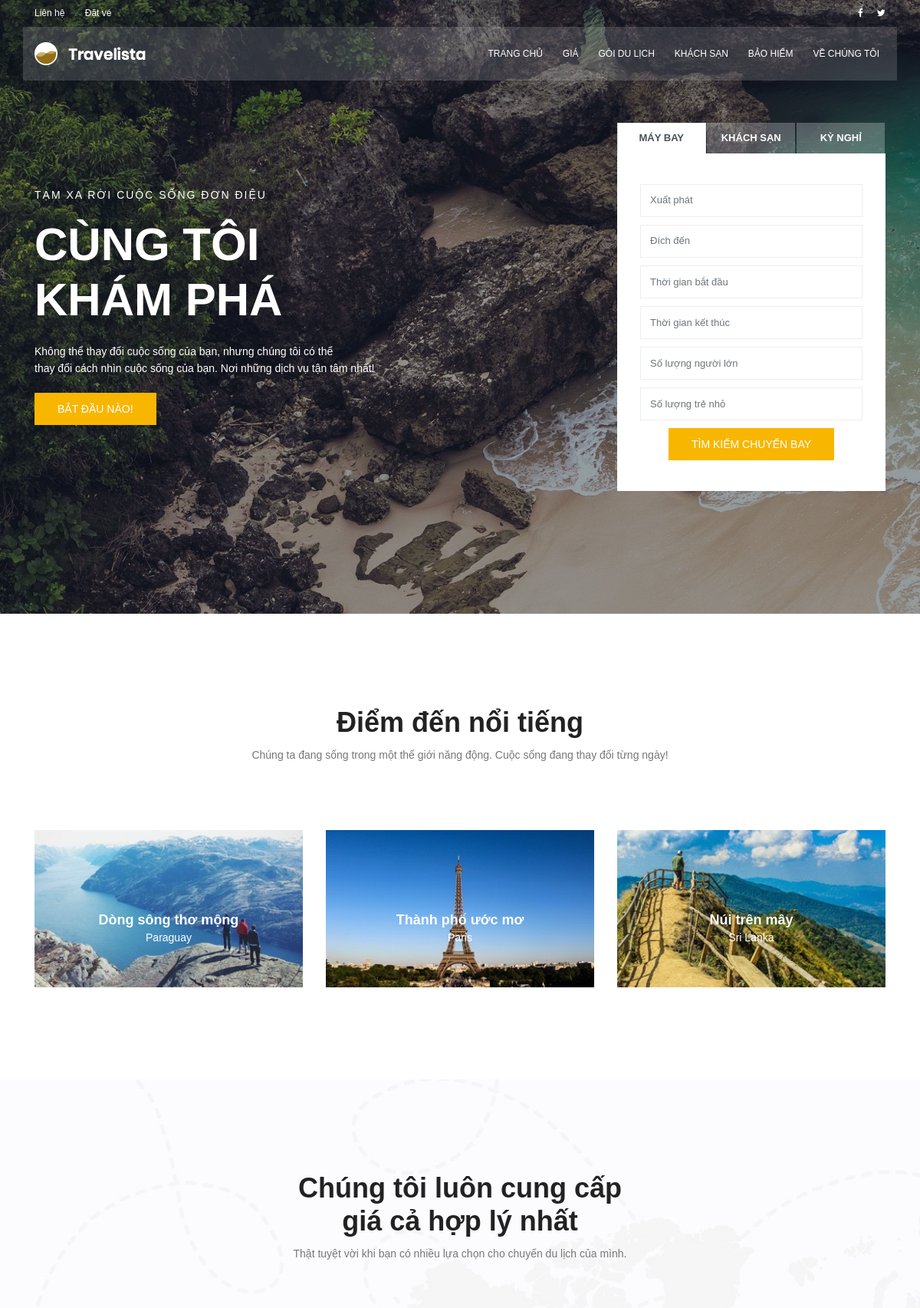
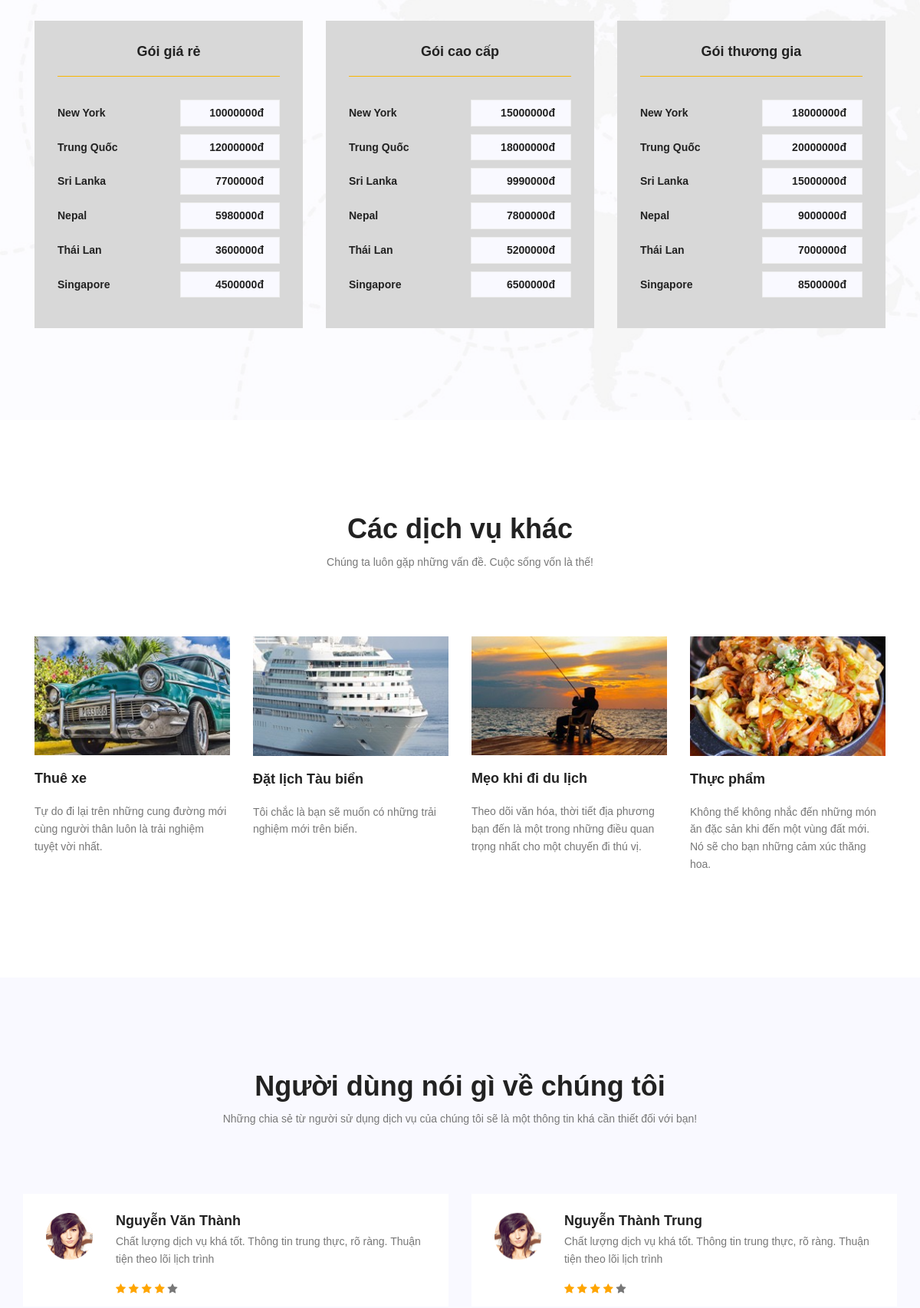
The page / (upper part) on the database its author committed (2 pictures, top to bottom).
### tables this page shows
CREATE TABLE IF NOT EXISTS `hotplaces` (
  `hotplaces_id` int(11) NOT NULL AUTO_INCREMENT,
  `title` varchar(250) NOT NULL,
  `place` varchar(250) NOT NULL,
  `cost` int(15) NOT NULL,
  `img` varchar(15) NOT NULL,
  PRIMARY KEY (`hotplaces_id`)
);

CREATE TABLE IF NOT EXISTS `package_cost` (
  `package_cost_id` int(11) NOT NULL AUTO_INCREMENT,
  `title` varchar(250) NOT NULL,
  PRIMARY KEY (`package_cost_id`)
);

CREATE TABLE IF NOT EXISTS `cost_detail` (
  `cost_id` int(11) NOT NULL AUTO_INCREMENT,
  `package_cost_id` int(11) NOT NULL,
  `place_id` int(11) NOT NULL,
  `cost` int(11) NOT NULL,
  PRIMARY KEY (`cost_id`)
);

CREATE TABLE IF NOT EXISTS `place` (
  `place_id` int(11) NOT NULL AUTO_INCREMENT,
  `name` varchar(250) NOT NULL,
  PRIMARY KEY (`place_id`)
);

CREATE TABLE IF NOT EXISTS `comment` (
  `cmt_id` int(11) NOT NULL AUTO_INCREMENT,
  `username` varchar(30) NOT NULL,
  `content` varchar(250) NOT NULL,
  `assess` int(11) NOT NULL,
  PRIMARY KEY (`cmt_id`)
);

### backend/database.php (called while the page is built, shortened)
<?php
class Database {
	protected $conn;
	public function __construct() {
		$hostname = "localhost";
		$username = "root";
		$password = "";
		$databasename = "travel";
		$this->conn = mysqli_connect($hostname, $username, $password, $databasename);
		mysqli_set_charset($this->conn, 'UTF8');
	}
	public function get_info_hot_place() {
		$sql = "SELECT * FROM hotplaces LIMIT 3";
		$result = $this->conn->query($sql);
		return $result;
	}
	public function get_info_package_cost() {
		$sql = "SELECT * FROM package_cost";
		$result = $this->conn->query($sql);
		return $result;
	}
	public function get_info_cost($id_pk) {
		$sql = "SELECT * FROM cost_detail cd
				INNER JOIN place p ON cd.place_id = p.place_id
				WHERE cd.package_cost_id = '$id_pk'
				LIMIT 6";
		$result = $this->conn->query($sql);
		return $result;
	}
	public function get_info_comment() {
		$sql = "SELECT * FROM comment";
		$result = $this->conn->query($sql);
		return $result;
	}
}
?>

### index.php (the view, shortened to what this page needs)
<?php
	include ("backend/database.php");
	$db = new Database();
?>
<!DOCTYPE html>
<html lang="zxx" class="no-js">
<head>
	<link rel="stylesheet" href="css/linearicons.css">
	<link rel="stylesheet" href="css/font-awesome.min.css">
	<link rel="stylesheet" href="css/bootstrap.css">
	<link rel="stylesheet" href="css/magnific-popup.css">
	<link rel="stylesheet" href="css/jquery-ui.css">
	<link rel="stylesheet" href="css/nice-select.css">
	<link rel="stylesheet" href="css/animate.min.css">
	<link rel="stylesheet" href="css/owl.carousel.css">
	<link rel="stylesheet" href="css/main.css">
</head>
<body>
	<?php include("public/header.php"); ?>
	<section class="banner-area relative">
		<div class="overlay overlay-bg"></div>
		<div class="container">
			<div class="row fullscreen align-items-center justify-content-between">
				<div class="col-lg-6 col-md-6 banner-left">
					<h6 class="text-white">Tạm xa rời cuộc sống đơn điệu</h6>
					<h1 class="text-white">Cùng tôi <br>khám phá</h1>
					<p class="text-white">Không thể thay đổi cuộc sống của bạn, nhưng chúng tôi có thể<br> thay đổi cách nhìn cuộc sống của bạn. Nơi những dịch vụ tận tâm nhất!</p>
					<a href="#" id="starts" class="primary-btn text-uppercase">Bắt đầu nào!</a>
				</div>
				<div class="col-lg-4 col-md-6 banner-right">
					<ul class="nav nav-tabs" id="myTab" role="tablist">
				  		<li class="nav-item mgr">
				    		<a class="nav-link active" id="flight-tab" data-toggle="tab" href="#flight" role="tab" aria-controls="flight" aria-selected="true">Máy bay</a>
				  		</li>
				  		<li class="nav-item mgr">
				    		<a class="nav-link" id="hotel-tab" data-toggle="tab" href="#hotel" role="tab" aria-controls="hotel" aria-selected="false">Khách sạn</a>
				  		</li>
				  		<li class="nav-item">
				    		<a class="nav-link" id="holiday-tab" data-toggle="tab" href="#holiday" role="tab" aria-controls="holiday" aria-selected="false">Kỳ nghỉ</a>
				  		</li>
					</ul>
					<div class="tab-content" id="myTabContent">
				  		<div class="tab-pane fade show active" id="flight" role="tabpanel" aria-labelledby="flight-tab">
							<form class="form-wrap">
								<input type="text" class="form-control" name="name" placeholder="Xuất phát " onfocus="this.placeholder = ''" onblur="this.placeholder = 'Xuất phát '">
								<input type="text" class="form-control" name="to" placeholder="Đích đến" onfocus="this.placeholder = ''" onblur="this.placeholder = 'Đích đến '">
								<input type="text" class="form-control date-picker" name="start" placeholder="Thời gian bắt đầu" onfocus="this.placeholder = ''" onblur="this.placeholder = 'Thời gian bắt đầu '">
								<input type="text" class="form-control date-picker" name="return" placeholder="Thời gian kết thúc " onfocus="this.placeholder = ''" onblur="this.placeholder = 'Thời gian kết thúc '">
								<input type="number" min="1" max="20" class="form-control" name="adults" placeholder="Số lượng người lớn " onfocus="this.placeholder = ''" onblur="this.placeholder = 'Số lượng người lớn '">
								<input type="number" min="1" max="20" class="form-control" name="child" placeholder="Số lượng trẻ nhỏ " onfocus="this.placeholder = ''" onblur="this.placeholder = 'Số lượng trẻ nhỏ '">
								<a href="#" class="primary-btn text-uppercase">Tìm kiếm chuyến bay</a>
							</form>
				  		</div>
					</div>
				</div>
			</div>
		</div>
	</section>
	<section class="popular-destination-area section-gap">
		<div class="container">
            <div class="row d-flex justify-content-center">
                <div class="menu-content pb-70 col-lg-8">
                    <div class="title text-center">
                        <h1 class="mb-10">Điểm đến nổi tiếng</h1>
                        <p>Chúng ta đang sống trong một thế giới năng động. Cuộc sống đang thay đổi từng ngày!</p>
                    </div>
                </div>
            </div>
			<div class="row">
			<?php
				$result = $db->get_info_hot_place();
				while ($row = $result->fetch_assoc()) {
					?>
					<div class="col-lg-4">
						<div class="single-destination relative">
							<div class="thumb relative">
								<img class="img-fluid" src="img/<?php echo $row['img']; ?>" alt="">
							</div>
							<div class="desc">
								<h4><?php echo $row['title']; ?></h4>
								<p><?php echo $row['place']; ?></p>
							</div>
						</div>
					</div>
					<?php
				}
			?>
			</div>
		</div>
	</section>
	<section class="price-area section-gap">
		<div id="cost" class="container">
            <div class="row d-flex justify-content-center">
                <div class="menu-content pb-70 col-lg-8">
                    <div class="title text-center">
                        <h1 class="mb-10">Chúng tôi luôn cung cấp<br> giá cả hợp lý nhất</h1>
                        <p>Thật tuyệt vời khi bạn có nhiều lựa chọn cho chuyến du lịch của mình.</p>
                    </div>
                </div>
            </div>
			<div class="row">
			<?php
				$result_pk = $db->get_info_package_cost();
				while ($row_pk = $result_pk->fetch_assoc()){
				?>
					<div class="col-lg-4">
						<div class="single-price">
							<h4><?php echo $row_pk['title']; ?></h4>
							<ul class="price-list">
							<?php
								$result_cd = $db->get_info_cost($row_pk['package_cost_id']);
								while ($row_cd = $result_cd->fetch_assoc()) {
								?>
									<li class="d-flex justify-content-between align-items-center">
										<h6><?php echo $row_cd['name']; ?></h6>
										<a href="#" class="price-btn"><?php echo $row_cd['cost']; ?>đ</a>
									</li>
								<?php
								}
							?>
							</ul>
						</div>
					</div>
				<?php
				}
			?>
			</div>
		</div>
	</section>
	<section class="other-issue-area section-gap">
		<div class="container">
            <div class="row d-flex justify-content-center">
                <div class="menu-content pb-70 col-lg-9">
                    <div class="title text-center">
                        <h1 class="mb-10">Các dịch vụ khác</h1>
                        <p>Chúng ta luôn gặp những vấn đề. Cuộc sống vốn là thế!</p>
                    </div>
                </div>
            </div>
			<div class="row">
				<div class="col-lg-3 col-md-6">
					<div class="single-other-issue">
						<div class="thumb">
							<img class="img-fluid" src="img/o1.jpg" alt="">
						</div>
						<a href="#"><h4>Thuê xe</h4></a>
						<p>Tự do đi lại trên những cung đường mới cùng người thân luôn là trải nghiệm tuyệt vời nhất.</p>
					</div>
				</div>
				<div class="col-lg-3 col-md-6">
					<div class="single-other-issue">
						<div class="thumb">
							<img class="img-fluid" src="img/o2.jpg" alt="">
						</div>
						<a href="#"><h4>Đặt lịch Tàu biển</h4></a>
						<p>Tôi chắc là bạn sẽ muốn có những trải nghiệm mới trên biển.</p>
					</div>
				</div>
				<div class="col-lg-3 col-md-6">
					<div class="single-other-issue">
						<div class="thumb">
							<img class="img-fluid" src="img/o3.jpg" alt="">
						</div>
						<a href="#"><h4>Mẹo khi đi du lịch</h4></a>
						<p>Theo dõi văn hóa, thời tiết địa phương bạn đến là một trong những điều quan trọng nhất cho một chuyến đi thú vị.</p>
					</div>
				</div>
				<div class="col-lg-3 col-md-6">
					<div class="single-other-issue">
						<div class="thumb">
							<img class="img-fluid" src="img/o4.jpg" alt="">
						</div>
						<a href="#"><h4>Thực phẩm</h4></a>
						<p>Không thể không nhắc đến những món ăn đặc sản khi đến một vùng đất mới. Nó sẽ cho bạn những cảm xúc thăng hoa.</p>
					</div>
				</div>
			</div>
		</div>
	</section>
    <section class="testimonial-area section-gap">
        <div class="container">
            <div class="row d-flex justify-content-center">
                <div class="menu-content pb-70 col-lg-8">
                    <div class="title text-center">
                        <h1 class="mb-10">Người dùng nói gì về chúng tôi</h1>
                        <p>Những chia sẻ từ người sử dụng dịch vụ của chúng tôi sẽ là một thông tin khá cần thiết đối với bạn! </p>
                    </div>
                </div>
            </div>
            <div class="row">
                <div class="active-testimonial">
					<?php
						$result_cmt = $db->get_info_comment();
						while ($row_cmt = $result_cmt->fetch_assoc()){
						?>
							<div class="single-testimonial item d-flex flex-row">
								<div class="thumb">
									<img class="img-fluid" src="img/user1.png" alt="">
								</div>
								<div class="desc">
									<h4><?php echo $row_cmt['username']; ?></h4>
									<p><?php echo $row_cmt['content']; ?></p>
									<div class="star">
										<span class="fa fa-star checked"></span>
										<span class="fa fa-star checked"></span>
										<span class="fa fa-star checked"></span>
										<span class="fa fa-star checked"></span>
										<span class="fa fa-star"></span>
									</div>
								</div>
							</div>
						<?php
						}
					?>
                </div>
            </div>
        </div>
    </section>
</body>
</html>

### rows shown on the page
hotplaces: img (picture), title "Dòng sông thơ mộng", place "Paraguay"
hotplaces: img (picture), title "Thành phố ước mơ", place "Paris"
hotplaces: img (picture), title "Núi trên mây", place "Sri Lanka"
package_cost: title "Gói giá rẻ"
cost_detail: place.name "New York", cost "10000000"
cost_detail: place.name "Trung Quốc", cost "12000000"
cost_detail: place.name "Sri Lanka", cost "7700000"
cost_detail: place.name "Nepal", cost "5980000"
cost_detail: place.name "Thái Lan", cost "3600000"
cost_detail: place.name "Singapore", cost "4500000"
package_cost: title "Gói cao cấp"
cost_detail: place.name "New York", cost "15000000"
cost_detail: place.name "Trung Quốc", cost "18000000"
cost_detail: place.name "Sri Lanka", cost "9990000"
cost_detail: place.name "Nepal", cost "7800000"
cost_detail: place.name "Thái Lan", cost "5200000"
cost_detail: place.name "Singapore", cost "6500000"
package_cost: title "Gói thương gia"
cost_detail: place.name "New York", cost "18000000"
cost_detail: place.name "Trung Quốc", cost "20000000"
cost_detail: place.name "Sri Lanka", cost "15000000"
cost_detail: place.name "Nepal", cost "9000000"
cost_detail: place.name "Thái Lan", cost "7000000"
cost_detail: place.name "Singapore", cost "8500000"
comment: username "Nguyễn Văn Thành", content "Chất lượng dịch vụ khá tốt. Thông tin trung thực, rõ ràng. Thuận tiện theo lõi lịch trình"
comment: username "Nguyễn Thành Trung", content "Chất lượng dịch vụ khá tốt. Thông tin trung thực, rõ ràng. Thuận tiện theo lõi lịch trình"
